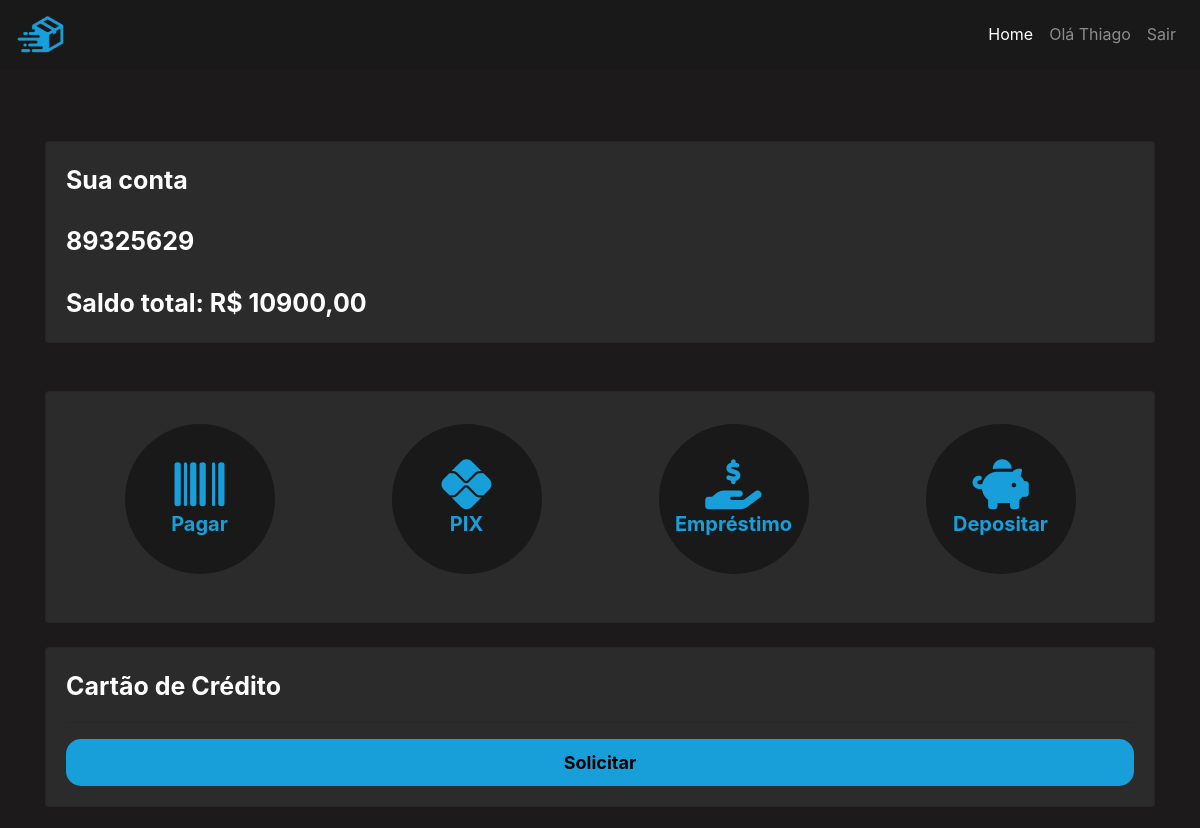
/conta/home/ (signed in, upper part), run on an earlier commit of the app's database.
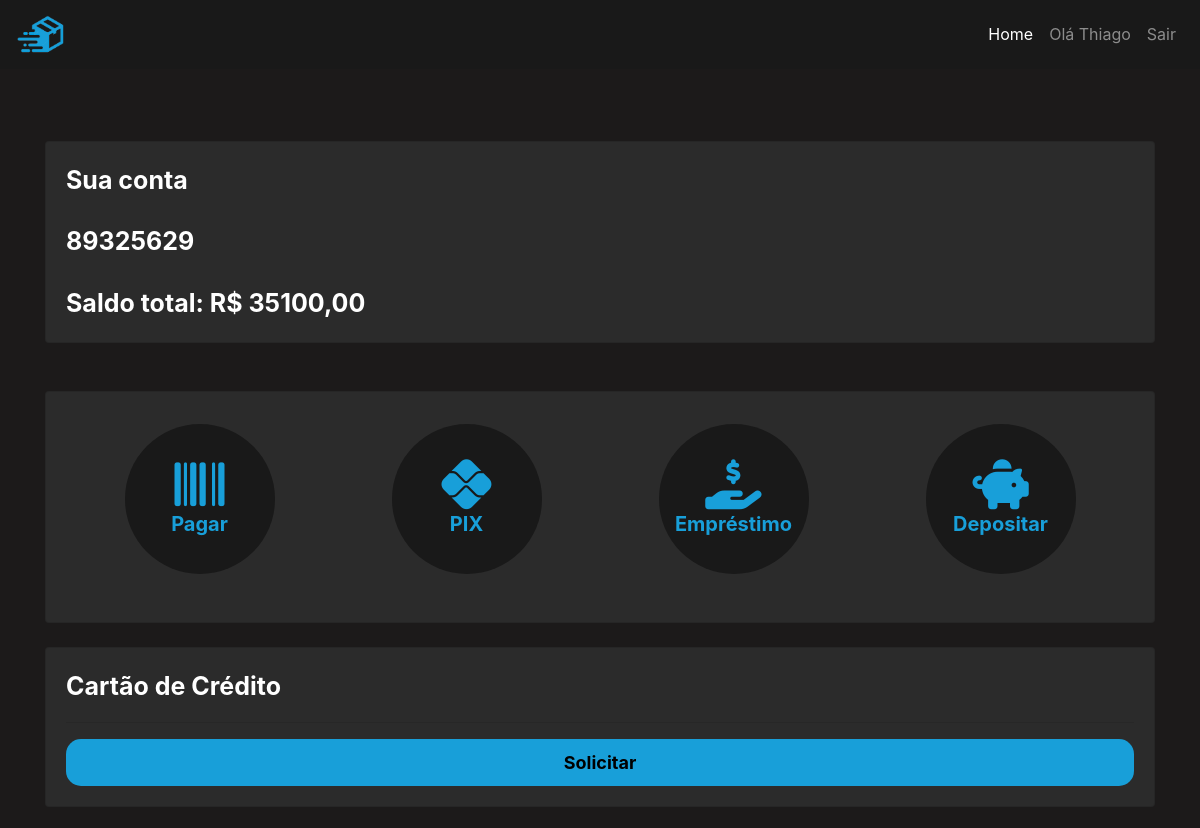
And on a later commit of the database.
### cliente/models.py (models this page shows, shortened)
class Conta(models.Model):
    numero_conta = models.CharField(max_length=12, unique=True)
    agencia = models.CharField(max_length=6)
    banco = models.CharField(default='0934', max_length=4)
    saldo = models.FloatField(default=0)
    data_abertura = models.DateField(default=datetime.now())
    status_conta = models.CharField(max_length=12)
    chave_pix = models.CharField(max_length=50, unique=True, null=True, blank=True)
    cliente = models.ForeignKey(Cliente, on_delete=models.CASCADE, null=True)

### cliente/views.py (the view)
# urls.py: path('home/', views.home, name='home'),
@login_required(login_url="/conta/login/")
def home(request):
    id_user: int = request.user.get_id
    conta = Conta.objects.get(cliente=id_user)
    user = Cliente.objects.get(id=id_user)
    credit_card = CreditCard.objects.filter(conta_id=conta.id)
    if not credit_card:
        return render(request, 'home.html', {'conta': conta, 'user': user})
    return render(request, 'home.html', {'conta': conta, 'user': user, 'credit_card': credit_card})

### cliente/models.py (called while the page is built)
    @property
    def get_id(self):
        return self.id

### cliente/templates/home.html (shortened to what this page needs)
{% extends 'bases/base.html' %}
{% load static %}
{% block 'head' %}
    <link rel="stylesheet" href="{% static 'cliente/css/home.css' %}">
{% endblock %}
{% block 'user_name' %}
        Olá {{user.username.title}}
{% endblock %}
{% block 'body' %}
        <br>
        <br>
                <a style="text-decoration: none; color:white;" href="#">
                    <div class="card">
                        <div class="row">
                            <div class="col-md-8">
                                <span  class="fonte-destaque">Sua conta</span><br><br>
                                <span  class="fonte-destaque">{{ conta.numero_conta }}</span><br><br>
                                <span  class="fonte-destaque">Saldo total: R$ {{conta.saldo}}0</span>
                            </div>
                            <div class="col-md">
                            </div>
                        </div>
                    </div>
                </a>
        <br>
        <br>
       <div class="card">
        <table class="table table-borderless" align="center">
            <thead>
              <tr align="center">
                <th scope="col">
                    <div class='link-home'>
                        <a href="{% url 'pagar_boleto' %}" class="link-item">
                            <i class="fa-solid fa-barcode" style="color: #189fd9; font-size: 50px;"></i><br>
                            <span style="font-size: 20px; color:#189fd9;">Pagar</span>
                        </a>
                    </div>
                </th>
                <th scope="col">
                    <div class='link-home'>
                        <a href="{% url 'tranferencia_pix' %}" class="link-item">
                            <i class="fa-brands fa-pix" style="color: #189fd9; font-size: 50px;"></i><br>
                            <span style="font-size: 20px; color:#189fd9;">PIX</span>
                        </a>
                    </div>
                </th>
                <th scope="col">
                    <div class='link-home'>
                        <a href="{% url 'realizar_emprestimo' %}" class="link-item">
                            <i class="fa-solid fa-hand-holding-dollar" style="color: #189fd9; font-size: 50px;"></i><br>
                            <span style="font-size: 20px; color:#189fd9;">Empréstimo</span>
                        </a>
                    </div>
                </th>
                <th scope="col">
                    <div class='link-home'>
                        <a href="{% url 'gerar_boleto' %}" class="link-item">
                            <i class="fa-solid fa-piggy-bank" style="color: #189fd9; font-size: 50px;"></i><br>
                            <span style="font-size: 20px; color:#189fd9;">Depositar</span>
                        </a>
                    </div>
                </th>
              </tr>
            </thead>
        </table>
        </div>
        <br>
                <div class="card">
                    {% if not credit_card %}
                        <span class="fonte-destaque">Cartão de Crédito</span>
                        <hr class="hr-borda">
                        <a href="" class="botao-principal">Solicitar</a>
                    {% endif %}
                </div>
                <br>
        <br>
        <br>
        <br>
        <br>
{% endblock %}

What changed in the data, as far as the page shows it:
changed Conta: saldo "10900,0" → "35100,0"
